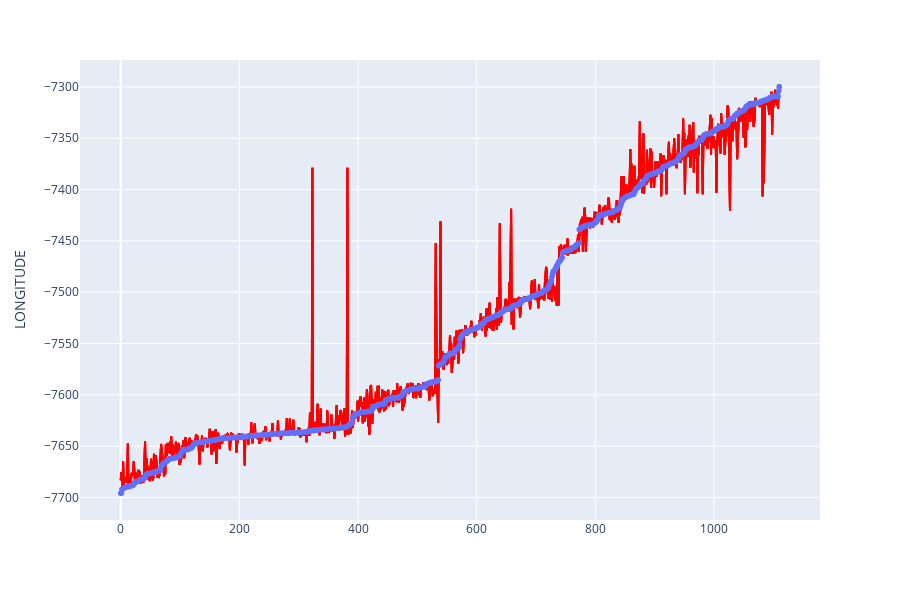

The notebook cell saved with this chart:
### Code cell
LONG_plot.add_trace(prediction_trace)
LONG_plot.show()

### Figure 1 — Plotly figure (JSON) as saved in the notebook; plotly's stock layout.template omitted (floating-point values rounded to 4 significant figures; data arrays with more than 128 entries replaced by an {"elided": "..."} marker saying what was removed)
{"data": [{"hoverlabel": {"namelength": 0}, "hovertemplate": "LONGITUDE=%{y}", "legendgroup": "", "marker": {"color": "#636efa", "symbol": "circle"}, "mode": "markers", "name": "", "showlegend": false, "type": "scattergl", "xaxis": "x", "y": {"elided": "1111 float values"}, "yaxis": "y"}, {"line": {"color": "red"}, "mode": "lines", "showlegend": false, "type": "scatter", "y": {"elided": "1111 float values"}}, {"line": {"color": "red"}, "mode": "lines", "showlegend": false, "type": "scatter", "y": {"elided": "1111 float values"}}, {"line": {"color": "red"}, "mode": "lines", "showlegend": false, "type": "scatter", "y": {"elided": "1111 float values"}}, {"line": {"color": "red"}, "mode": "lines", "showlegend": false, "type": "scatter", "y": {"elided": "1111 float values"}}], "layout": {"height": 600, "legend": {"tracegroupgap": 0}, "margin": {"t": 60}, "xaxis": {"anchor": "y", "domain": [0, 1]}, "yaxis": {"anchor": "x", "domain": [0, 1], "title": {"text": "LONGITUDE"}}}}
